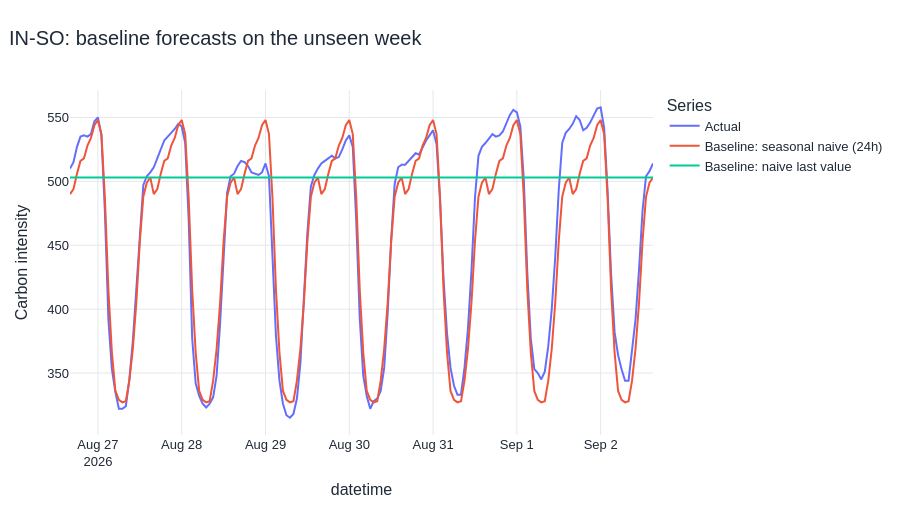

This figure's notebook cell:
### Markdown cell above
## 10. Baseline forecasts

*Set simple targets that advanced models must beat*

The naïve baseline repeats the last observed value. The seasonal-naïve baseline repeats the latest 24-hour pattern.

### Code cell
baseline = bundle.metrics[bundle.metrics["Model"].str.startswith("Baseline")]
display(baseline.round(3))
baseline_names = baseline["Model"].tolist()
plot_data = bundle.forecasts[["Actual", *baseline_names]].reset_index().melt(
    id_vars="datetime", var_name="Series", value_name="Carbon intensity")
fig = px.line(plot_data, x="datetime", y="Carbon intensity", color="Series",
              title=f"{REGION}: baseline forecasts on the unseen week")
show_chart(fig)
best_baseline = baseline.sort_values("RMSE").iloc[0]
display(Markdown(
    f"**{best_baseline['Model']}** is the stronger baseline with RMSE "
    f"**{best_baseline['RMSE']:.2f} gCO₂eq/kWh**. A useful advanced model should improve on it."
))

### Figure 1 — Plotly figure (JSON) as saved in the notebook; plotly's stock layout.template omitted (floating-point values rounded to 4 significant figures; data arrays with more than 128 entries replaced by an {"elided": "..."} marker saying what was removed)
{"data": [{"hovertemplate": "Series=Actual<br>datetime=%{x}<br>Carbon intensity=%{y}<extra></extra>", "legendgroup": "Actual", "line": {"color": "#636efa", "dash": "solid"}, "marker": {"symbol": "circle"}, "mode": "lines", "name": "Actual", "orientation": "v", "showlegend": true, "type": "scatter", "x": {"elided": "168 str values"}, "xaxis": "x", "y": {"elided": "168 float values"}, "yaxis": "y"}, {"hovertemplate": "Series=Baseline: seasonal naive (24h)<br>datetime=%{x}<br>Carbon intensity=%{y}<extra></extra>", "legendgroup": "Baseline: seasonal naive (24h)", "line": {"color": "#EF553B", "dash": "solid"}, "marker": {"symbol": "circle"}, "mode": "lines", "name": "Baseline: seasonal naive (24h)", "orientation": "v", "showlegend": true, "type": "scatter", "x": {"elided": "168 str values"}, "xaxis": "x", "y": {"elided": "168 float values"}, "yaxis": "y"}, {"hovertemplate": "Series=Baseline: naive last value<br>datetime=%{x}<br>Carbon intensity=%{y}<extra></extra>", "legendgroup": "Baseline: naive last value", "line": {"color": "#00cc96", "dash": "solid"}, "marker": {"symbol": "circle"}, "mode": "lines", "name": "Baseline: naive last value", "orientation": "v", "showlegend": true, "type": "scatter", "x": {"elided": "168 str values"}, "xaxis": "x", "y": {"elided": "168 float values"}, "yaxis": "y"}], "layout": {"autosize": true, "font": {"color": "#1f2937", "family": "Arial, sans-serif", "size": 13}, "height": 520, "hoverlabel": {"font": {"size": 13}}, "legend": {"title": {"text": "Series"}, "tracegroupgap": 0}, "margin": {"b": 85, "l": 70, "r": 45, "t": 90}, "title": {"font": {"size": 20}, "text": "IN-SO: baseline forecasts on the unseen week", "x": 0.01, "xanchor": "left"}, "xaxis": {"anchor": "y", "automargin": true, "domain": [0.0, 1.0], "gridcolor": "#e5e7eb", "showgrid": true, "title": {"text": "datetime"}}, "yaxis": {"anchor": "x", "automargin": true, "domain": [0.0, 1.0], "gridcolor": "#e5e7eb", "showgrid": true, "title": {"text": "Carbon intensity"}, "zeroline": false}}}
